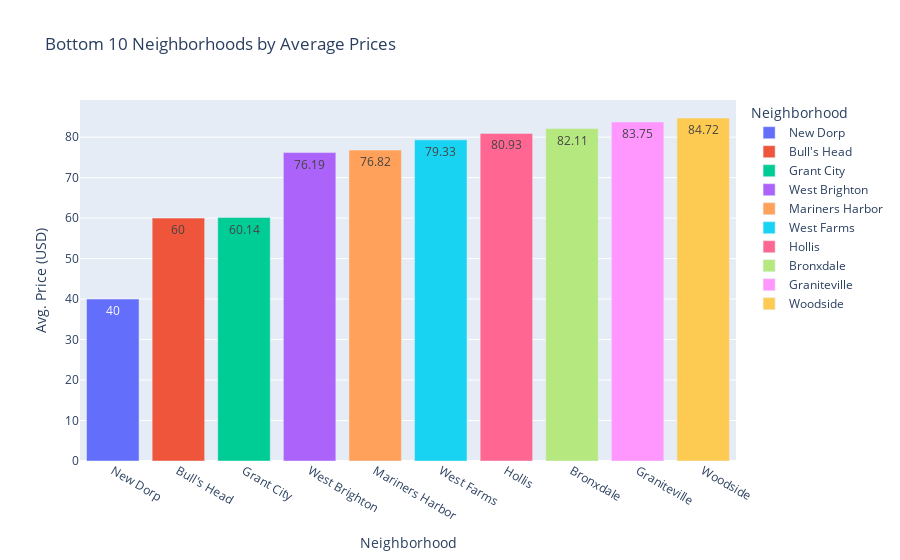

Here is the notebook cell this chart was saved with:
### Code cell
fig = px.bar(data_frame=bottom_10_neighborhoods, 
             x="neighborhood", 
             y="avg_price",
             color="neighborhood", 
             title="Bottom 10 Neighborhoods by Average Prices",
             labels={"neighborhood": "Neighborhood", "avg_price": "Avg. Price (USD)", "total_listings": "Total Listings"},
             text="avg_price",
             hover_data=["total_listings"])
fig.show()

### Figure 1 — Plotly figure (JSON) as saved in the notebook; plotly's stock layout.template omitted (floating-point values rounded to 4 significant figures)
{"data": [{"alignmentgroup": "True", "customdata": [[1]], "hovertemplate": "Neighborhood=%{x}<br>Avg. Price (USD)=%{text}<br>Total Listings=%{customdata[0]}<extra></extra>", "legendgroup": "New Dorp", "marker": {"color": "#636efa", "pattern": {"shape": ""}}, "name": "New Dorp", "offsetgroup": "New Dorp", "orientation": "v", "showlegend": true, "text": [40], "textposition": "auto", "type": "bar", "x": ["New Dorp"], "xaxis": "x", "y": [40], "yaxis": "y"}, {"alignmentgroup": "True", "customdata": [[1]], "hovertemplate": "Neighborhood=%{x}<br>Avg. Price (USD)=%{text}<br>Total Listings=%{customdata[0]}<extra></extra>", "legendgroup": "Bull's Head", "marker": {"color": "#EF553B", "pattern": {"shape": ""}}, "name": "Bull's Head", "offsetgroup": "Bull's Head", "orientation": "v", "showlegend": true, "text": [60], "textposition": "auto", "type": "bar", "x": ["Bull's Head"], "xaxis": "x", "y": [60], "yaxis": "y"}, {"alignmentgroup": "True", "customdata": [[14]], "hovertemplate": "Neighborhood=%{x}<br>Avg. Price (USD)=%{text}<br>Total Listings=%{customdata[0]}<extra></extra>", "legendgroup": "Grant City", "marker": {"color": "#00cc96", "pattern": {"shape": ""}}, "name": "Grant City", "offsetgroup": "Grant City", "orientation": "v", "showlegend": true, "text": [60.14], "textposition": "auto", "type": "bar", "x": ["Grant City"], "xaxis": "x", "y": [60.14], "yaxis": "y"}, {"alignmentgroup": "True", "customdata": [[27]], "hovertemplate": "Neighborhood=%{x}<br>Avg. Price (USD)=%{text}<br>Total Listings=%{customdata[0]}<extra></extra>", "legendgroup": "West Brighton", "marker": {"color": "#ab63fa", "pattern": {"shape": ""}}, "name": "West Brighton", "offsetgroup": "West Brighton", "orientation": "v", "showlegend": true, "text": [76.19], "textposition": "auto", "type": "bar", "x": ["West Brighton"], "xaxis": "x", "y": [76.19], "yaxis": "y"}, {"alignmentgroup": "True", "customdata": [[22]], "hovertemplate": "Neighborhood=%{x}<br>Avg. Price (USD)=%{text}<br>Total Listings=%{customdata[0]}<extra></extra>", "legendgroup": "Mariners Harbor", "marker": {"color": "#FFA15A", "pattern": {"shape": ""}}, "name": "Mariners Harbor", "offsetgroup": "Mariners Harbor", "orientation": "v", "showlegend": true, "text": [76.82], "textposition": "auto", "type": "bar", "x": ["Mariners Harbor"], "xaxis": "x", "y": [76.82], "yaxis": "y"}, {"alignmentgroup": "True", "customdata": [[6]], "hovertemplate": "Neighborhood=%{x}<br>Avg. Price (USD)=%{text}<br>Total Listings=%{customdata[0]}<extra></extra>", "legendgroup": "West Farms", "marker": {"color": "#19d3f3", "pattern": {"shape": ""}}, "name": "West Farms", "offsetgroup": "West Farms", "orientation": "v", "showlegend": true, "text": [79.33], "textposition": "auto", "type": "bar", "x": ["West Farms"], "xaxis": "x", "y": [79.33], "yaxis": "y"}, {"alignmentgroup": "True", "customdata": [[29]], "hovertemplate": "Neighborhood=%{x}<br>Avg. Price (USD)=%{text}<br>Total Listings=%{customdata[0]}<extra></extra>", "legendgroup": "Hollis", "marker": {"color": "#FF6692", "pattern": {"shape": ""}}, "name": "Hollis", "offsetgroup": "Hollis", "orientation": "v", "showlegend": true, "text": [80.93], "textposition": "auto", "type": "bar", "x": ["Hollis"], "xaxis": "x", "y": [80.93], "yaxis": "y"}, {"alignmentgroup": "True", "customdata": [[19]], "hovertemplate": "Neighborhood=%{x}<br>Avg. Price (USD)=%{text}<br>Total Listings=%{customdata[0]}<extra></extra>", "legendgroup": "Bronxdale", "marker": {"color": "#B6E880", "pattern": {"shape": ""}}, "name": "Bronxdale", "offsetgroup": "Bronxdale", "orientation": "v", "showlegend": true, "text": [82.11], "textposition": "auto", "type": "bar", "x": ["Bronxdale"], "xaxis": "x", "y": [82.11], "yaxis": "y"}, {"alignmentgroup": "True", "customdata": [[4]], "hovertemplate": "Neighborhood=%{x}<br>Avg. Price (USD)=%{text}<br>Total Listings=%{customdata[0]}<extra></extra>", "legendgroup": "Graniteville", "marker": {"color": "#FF97FF", "pattern": {"shape": ""}}, "name": "Graniteville", "offsetgroup": "Graniteville", "orientation": "v", "showlegend": true, "text": [83.75], "textposition": "auto", "type": "bar", "x": ["Graniteville"], "xaxis": "x", "y": [83.75], "yaxis": "y"}, {"alignmentgroup": "True", "customdata": [[336]], "hovertemplate": "Neighborhood=%{x}<br>Avg. Price (USD)=%{text}<br>Total Listings=%{customdata[0]}<extra></extra>", "legendgroup": "Woodside", "marker": {"color": "#FECB52", "pattern": {"shape": ""}}, "name": "Woodside", "offsetgroup": "Woodside", "orientation": "v", "showlegend": true, "text": [84.72], "textposition": "auto", "type": "bar", "x": ["Woodside"], "xaxis": "x", "y": [84.72], "yaxis": "y"}], "layout": {"barmode": "relative", "legend": {"title": {"text": "Neighborhood"}, "tracegroupgap": 0}, "title": {"text": "Bottom 10 Neighborhoods by Average Prices"}, "xaxis": {"anchor": "y", "categoryarray": ["New Dorp", "Bull's Head", "Grant City", "West Brighton", "Mariners Harbor", "West Farms", "Hollis", "Bronxdale", "Graniteville", "Woodside"], "categoryorder": "array", "domain": [0, 1], "title": {"text": "Neighborhood"}}, "yaxis": {"anchor": "x", "domain": [0, 1], "title": {"text": "Avg. Price (USD)"}}}}
